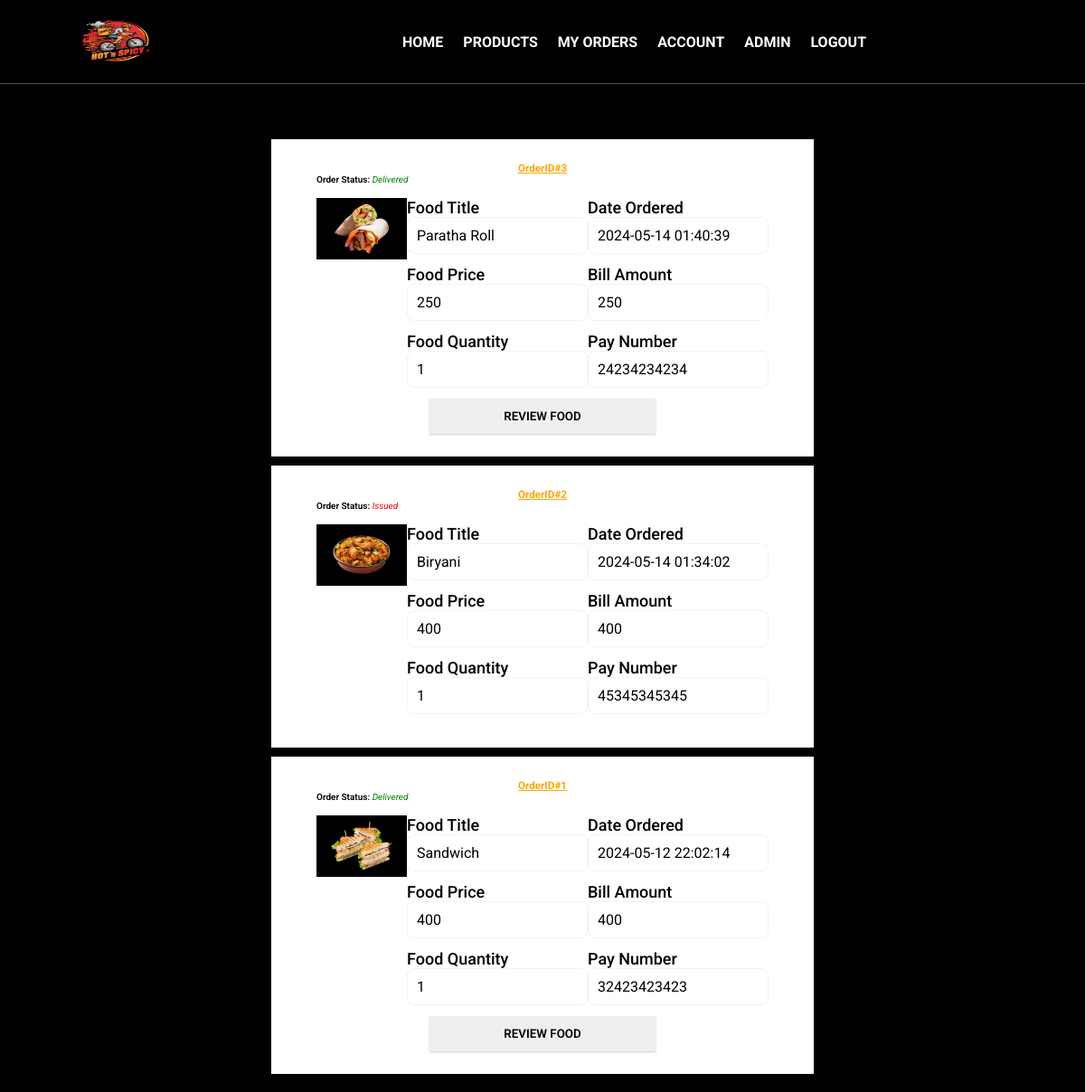
Page /menu/customer_orders (signed in) on the committed database.
### tables this page shows
CREATE TABLE Ordered (
        Order_Id        INTEGER PRIMARY KEY AUTOINCREMENT,
        customer_id	    int NOT NULL,
        food_no	        int NOT NULL,
        pay_id	        int NOT NULL,
        ordered_date	TIMESTAMP DEFAULT CURRENT_TIMESTAMP,
        quantity	    int DEFAULT 0,
        pay_amount	    int NOT NULL CHECK("pay_amount" > 0),
        order_status    VARCHAR(10) default 'Issued' CHECK(order_status='Pending' OR order_status='Delivered' OR order_status='Issued'), 
        rider_id        int NULL,   
        FOREIGN KEY(pay_id) REFERENCES Payment(pay_id) on delete set NULL,
        FOREIGN KEY(food_no) REFERENCES FOOD(food_no) on delete cascade,
        FOREIGN KEY(customer_id) REFERENCES CUSTOMERS(customer_id) on delete cascade
        FOREIGN KEY (rider_id) REFERENCES Riders(rider_id) on delete set NULL
        );

CREATE TABLE Food
    (
        food_no          INTEGER PRIMARY KEY AUTOINCREMENT ,
        food_image       VARCHAR(300) ,
        food_price       int,
        food_title       VARCHAR (100) ,
        food_description VARCHAR (500) ,
        admin_id         int NOT NULL,
        FOREIGN KEY (ADMIN_ID) REFERENCES ADMIN(ADMIN_ID)
    );

CREATE TABLE PAYMENT
    (
        pay_id                INTEGER PRIMARY KEY AUTOINCREMENT,
        pay_number            VARCHAR (15),
        customer_id           INT NOT NULL,
        FOREIGN KEY(customer_id) REFERENCES CUSTOMERS(customer_id) on delete cascade
    );

### app.py (the view)
@app.route('/menu/customer_orders')
def orderDetails(flag=None):
    if "Useremail" and "Userpassword" in session:
        useremail = session["Useremail"]
        userpassword = session["Userpassword"]
        customer = db.returnCustomerAccordingToSession(useremail, userpassword)
        customer = customer.fetchone()
        customerId = customer[0]
        orderDetails = db.returnOrderDetailsOfCustomerWithJoins(customerId)
        orderDetails = orderDetails.fetchall()
        getFlag = flag
        return render_template('orderDetails.html', orderDetails=orderDetails, getFlag=getFlag)
    return redirect(url_for('login'))

### database.py (called while the page is built)
    @staticmethod
    def returnCustomerAccordingToSession(email, password):
        connection = s.connect("foodSystem.db")
        cursor = connection.cursor()
        customer = cursor.execute(
            f"SELECT * from Customers where email = '{email}' and password = '{password}'")
        return customer

### templates/orderDetails.html (shortened to what this page needs)
{% extends 'base.html' %}
{% block body %}
{% if orderDetails|length != 0 %}
<h1 style="text-align: center;margin-top: 10px;">You have recently ordered</h1>
    <div class="orderDetails">
        {% for i in range(orderDetails|length) %}
        <div class="detailCard">
            <div class="orderId">OrderID#{{ orderDetails[i][0] }}</div>
            <span style="font-weight: 600;">Order Status: </span>
            <span style="color:blue;font-style: italic;" class="order_status">{{ orderDetails[i][8] }}</span>
            <div class="Singledetail">
                <div class="orderedImg">
                    <img src="/static/images/{{ orderDetails[i][3] }}" alt="">
                </div>
                <div class="foodDetail1">
                      <span class="foodDetailHeadings">Food Title</span>
                      <div class="Ftitle"><p>{{ orderDetails[i][1] }}</p></div>
                      <span class="foodDetailHeadings">Food Price</span>
                      <div class="Fprice"><p>{{ orderDetails[i][2] }}</p></div>
                      <span class="foodDetailHeadings">Food Quantity</span>
                      <div class="Fquantity"><p>{{ orderDetails[i][5] }}</p></div>
                </div>
                <div class="orderAndPaymentDetail">
                    <span class="foodDetailHeadings">Date Ordered</span>
                    <div class="orderedDate"><p>{{ orderDetails[i][4] }}</p></div>
                    <span class="foodDetailHeadings">Bill Amount</span>
                    <div class="orderAmount"><p>{{ orderDetails[i][6] }}</p></div>
                    <span class="foodDetailHeadings">Pay Number</span>
                    <div class="payNumber"><p>{{ orderDetails[i][7] }}</p></div>
                </div>
            </div>
            {% if orderDetails[i][8] != "Issued" %}
            <div class="reviewButton">
                <a href="/review/{{ orderDetails[i][0] }}"><button id="revBtn" >REVIEW FOOD</button></a>
            </div>
            {% endif %}
        </div>
        {% endfor %}
    </div>
    {% else %}
    <p style="text-align: center;font-size: larger;color: white; margin-top: 10%;">You haven't ordered any thing yet.</p>
{% endif %}
{% endblock body %}

### static/css/style.css (style rules this page uses)
:root { --main-color: #f12424; --black: #13131a; --bg: #010103; --border: .1rem solid rgba(255, 255, 255, .3); }
* { margin: 0; padding: 0; font-family:'Roboto', sans-serif; outline: none; border:none; box-sizing: border-box; text-decoration: none; text-transform: capitalize; transition: .2s linear; }
html { font-size: 62.5%; overflow-x: hidden; scroll-padding-top: 9rem; scroll-behavior: smooth; }
body { background: var(--bg); }
.orderDetails { margin-left: 25%; margin-right: 25%; margin-bottom: 20px; margin-top: 10%; }
.detailCard { margin-top: 10px; padding: 25px 50px 25px 50px; box-shadow: 0 1px 2px rgba(0, 0, 0, 0.2); background-color: white; }
.orderId { text-align: center; color: orange; text-decoration: underline; font-size: 1.17em; font-weight: bold; }
.Singledetail { margin-top: 15px; display: flex; justify-content: space-around; }
.foodDetailHeadings { font-size: large; font-weight: 500; }
.Ftitle p, .Fprice p, .Fquantity p, .orderedDate p, .orderAmount p, .payNumber p { width: auto; font-size: medium; padding: 10px; width: 200px; border-radius: max(0px, min(8px, ((100vw - 4px) - 100%) * 9999)) / 8px; border: 1px solid #F2F3F5; margin-bottom: 12px; }
.orderedImg { width: 20%; }
.orderedImg img { width:100px; }
.reviewButton button { text-align: center; font-weight: 600; padding: 12px; width: 50%; border: none; cursor: pointer; box-shadow: 0 1px 2px rgba(0, 0, 0, 0.2); }
.reviewButton { text-align: center; }

### rows in the picture
Ordered: Order_Id "3", order_status "Delivered", quantity "1", ordered_date "2024-05-14 01:40:39", pay_amount "250"
Food: food_image (picture), food_title "Paratha Roll", food_price "250"
PAYMENT: pay_number "24234234234"
Ordered: Order_Id "2", order_status "Issued", quantity "1", ordered_date "2024-05-14 01:34:02", pay_amount "400"
Food: food_image (picture), food_title "Biryani", food_price "400"
PAYMENT: pay_number "45345345345"
Ordered: Order_Id "1", order_status "Delivered", quantity "1", ordered_date "2024-05-12 22:02:14", pay_amount "400"
Food: food_image (picture), food_title "Sandwich", food_price "400"
PAYMENT: pay_number "32423423423"
